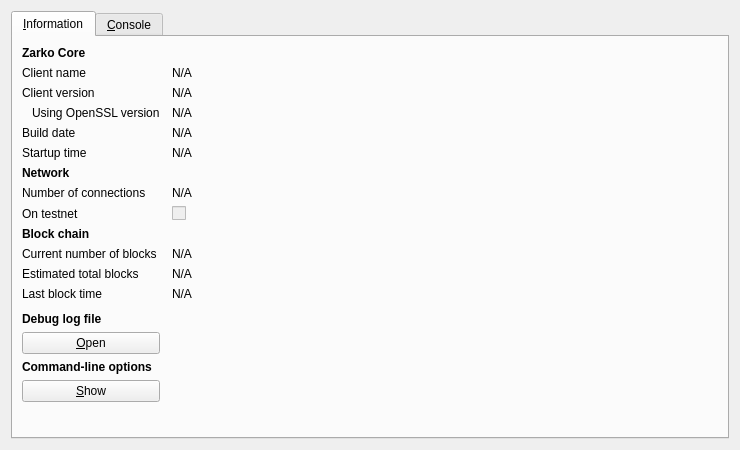
<?xml version="1.0" encoding="UTF-8"?>
<ui version="4.0">
 <class>RPCConsole</class>
 <widget class="QDialog" name="RPCConsole">
  <property name="geometry">
   <rect>
    <x>0</x>
    <y>0</y>
    <width>740</width>
    <height>450</height>
   </rect>
  </property>
  <property name="windowTitle">
   <string>Zarko - Debug window</string>
  </property>
  <layout class="QVBoxLayout" name="verticalLayout_2">
   <item>
    <widget class="QTabWidget" name="tabWidget">
     <property name="currentIndex">
      <number>0</number>
     </property>
     <widget class="QWidget" name="tab_info">
      <attribute name="title">
       <string>&amp;Information</string>
      </attribute>
      <layout class="QGridLayout" name="gridLayout" columnstretch="0,1">
       <property name="horizontalSpacing">
        <number>12</number>
       </property>
       <item row="0" column="0">
        <widget class="QLabel" name="label_9">
         <property name="font">
          <font>
           <weight>75</weight>
           <bold>true</bold>
          </font>
         </property>
         <property name="text">
          <string>Zarko Core</string>
         </property>
        </widget>
       </item>
       <item row="1" column="0">
        <widget class="QLabel" name="label_5">
         <property name="text">
          <string>Client name</string>
         </property>
        </widget>
       </item>
       <item row="1" column="1">
        <widget class="QLabel" name="clientName">
         <property name="cursor">
          <cursorShape>IBeamCursor</cursorShape>
         </property>
         <property name="text">
          <string>N/A</string>
         </property>
         <property name="textFormat">
          <enum>Qt::PlainText</enum>
         </property>
         <property name="textInteractionFlags">
          <set>Qt::LinksAccessibleByMouse|Qt::TextSelectableByKeyboard|Qt::TextSelectableByMouse</set>
         </property>
        </widget>
       </item>
       <item row="2" column="0">
        <widget class="QLabel" name="label_6">
         <property name="text">
          <string>Client version</string>
         </property>
        </widget>
       </item>
       <item row="2" column="1">
        <widget class="QLabel" name="clientVersion">
         <property name="cursor">
          <cursorShape>IBeamCursor</cursorShape>
         </property>
         <property name="text">
          <string>N/A</string>
         </property>
         <property name="textFormat">
          <enum>Qt::PlainText</enum>
         </property>
         <property name="textInteractionFlags">
          <set>Qt::LinksAccessibleByMouse|Qt::TextSelectableByKeyboard|Qt::TextSelectableByMouse</set>
         </property>
        </widget>
       </item>
       <item row="3" column="0">
        <widget class="QLabel" name="label_14">
         <property name="text">
          <string>Using OpenSSL version</string>
         </property>
         <property name="indent">
          <number>10</number>
         </property>
        </widget>
       </item>
       <item row="3" column="1">
        <widget class="QLabel" name="openSSLVersion">
         <property name="cursor">
          <cursorShape>IBeamCursor</cursorShape>
         </property>
         <property name="text">
          <string>N/A</string>
         </property>
         <property name="textFormat">
          <enum>Qt::PlainText</enum>
         </property>
         <property name="textInteractionFlags">
          <set>Qt::LinksAccessibleByMouse|Qt::TextSelectableByKeyboard|Qt::TextSelectableByMouse</set>
         </property>
        </widget>
       </item>
       <item row="4" column="0">
        <widget class="QLabel" name="label_12">
         <property name="text">
          <string>Build date</string>
         </property>
        </widget>
       </item>
       <item row="4" column="1">
        <widget class="QLabel" name="buildDate">
         <property name="cursor">
          <cursorShape>IBeamCursor</cursorShape>
         </property>
         <property name="text">
          <string>N/A</string>
         </property>
         <property name="textFormat">
          <enum>Qt::PlainText</enum>
         </property>
         <property name="textInteractionFlags">
          <set>Qt::LinksAccessibleByMouse|Qt::TextSelectableByKeyboard|Qt::TextSelectableByMouse</set>
         </property>
        </widget>
       </item>
       <item row="5" column="0">
        <widget class="QLabel" name="label_13">
         <property name="text">
          <string>Startup time</string>
         </property>
        </widget>
       </item>
       <item row="5" column="1">
        <widget class="QLabel" name="startupTime">
         <property name="cursor">
          <cursorShape>IBeamCursor</cursorShape>
         </property>
         <property name="text">
          <string>N/A</string>
         </property>
         <property name="textFormat">
          <enum>Qt::PlainText</enum>
         </property>
         <property name="textInteractionFlags">
          <set>Qt::LinksAccessibleByMouse|Qt::TextSelectableByKeyboard|Qt::TextSelectableByMouse</set>
         </property>
        </widget>
       </item>
       <item row="6" column="0">
        <widget class="QLabel" name="label_11">
         <property name="font">
          <font>
           <weight>75</weight>
           <bold>true</bold>
          </font>
         </property>
         <property name="text">
          <string>Network</string>
         </property>
        </widget>
       </item>
       <item row="7" column="0">
        <widget class="QLabel" name="label_7">
         <property name="text">
          <string>Number of connections</string>
         </property>
        </widget>
       </item>
       <item row="7" column="1">
        <widget class="QLabel" name="numberOfConnections">
         <property name="cursor">
          <cursorShape>IBeamCursor</cursorShape>
         </property>
         <property name="text">
          <string>N/A</string>
         </property>
         <property name="textFormat">
          <enum>Qt::PlainText</enum>
         </property>
         <property name="textInteractionFlags">
          <set>Qt::LinksAccessibleByMouse|Qt::TextSelectableByKeyboard|Qt::TextSelectableByMouse</set>
         </property>
        </widget>
       </item>
       <item row="8" column="0">
        <widget class="QLabel" name="label_8">
         <property name="text">
          <string>On testnet</string>
         </property>
        </widget>
       </item>
       <item row="8" column="1">
        <widget class="QCheckBox" name="isTestNet">
         <property name="enabled">
          <bool>false</bool>
         </property>
         <property name="text">
          <string/>
         </property>
        </widget>
       </item>
       <item row="9" column="0">
        <widget class="QLabel" name="label_10">
         <property name="font">
          <font>
           <weight>75</weight>
           <bold>true</bold>
          </font>
         </property>
         <property name="text">
          <string>Block chain</string>
         </property>
        </widget>
       </item>
       <item row="10" column="0">
        <widget class="QLabel" name="label_3">
         <property name="text">
          <string>Current number of blocks</string>
         </property>
        </widget>
       </item>
       <item row="10" column="1">
        <widget class="QLabel" name="numberOfBlocks">
         <property name="cursor">
          <cursorShape>IBeamCursor</cursorShape>
         </property>
         <property name="text">
          <string>N/A</string>
         </property>
         <property name="textFormat">
          <enum>Qt::PlainText</enum>
         </property>
         <property name="textInteractionFlags">
          <set>Qt::LinksAccessibleByMouse|Qt::TextSelectableByKeyboard|Qt::TextSelectableByMouse</set>
         </property>
        </widget>
       </item>
       <item row="11" column="0">
        <widget class="QLabel" name="label_4">
         <property name="text">
          <string>Estimated total blocks</string>
         </property>
        </widget>
       </item>
       <item row="11" column="1">
        <widget class="QLabel" name="totalBlocks">
         <property name="cursor">
          <cursorShape>IBeamCursor</cursorShape>
         </property>
         <property name="text">
          <string>N/A</string>
         </property>
         <property name="textFormat">
          <enum>Qt::PlainText</enum>
         </property>
         <property name="textInteractionFlags">
          <set>Qt::LinksAccessibleByMouse|Qt::TextSelectableByKeyboard|Qt::TextSelectableByMouse</set>
         </property>
        </widget>
       </item>
       <item row="12" column="0">
        <widget class="QLabel" name="label_2">
         <property name="text">
          <string>Last block time</string>
         </property>
        </widget>
       </item>
       <item row="12" column="1">
        <widget class="QLabel" name="lastBlockTime">
         <property name="cursor">
          <cursorShape>IBeamCursor</cursorShape>
         </property>
         <property name="text">
          <string>N/A</string>
         </property>
         <property name="textFormat">
          <enum>Qt::PlainText</enum>
         </property>
         <property name="textInteractionFlags">
          <set>Qt::LinksAccessibleByMouse|Qt::TextSelectableByKeyboard|Qt::TextSelectableByMouse</set>
         </property>
        </widget>
       </item>
       <item row="13" column="0">
        <spacer name="verticalSpacer_2">
         <property name="orientation">
          <enum>Qt::Vertical</enum>
         </property>
         <property name="sizeHint" stdset="0">
          <size>
           <width>20</width>
           <height>20</height>
          </size>
         </property>
        </spacer>
       </item>
       <item row="14" column="0">
        <widget class="QLabel" name="labelDebugLogfile">
         <property name="font">
          <font>
           <weight>75</weight>
           <bold>true</bold>
          </font>
         </property>
         <property name="text">
          <string>Debug log file</string>
         </property>
        </widget>
       </item>
       <item row="15" column="0">
        <widget class="QPushButton" name="openDebugLogfileButton">
         <property name="toolTip">
          <string>Open the Zarko debug log file from the current data directory. This can take a few seconds for large log files.</string>
         </property>
         <property name="text">
          <string>&amp;Open</string>
         </property>
         <property name="autoDefault">
          <bool>false</bool>
         </property>
        </widget>
       </item>
       <item row="16" column="0">
        <widget class="QLabel" name="labelCLOptions">
         <property name="font">
          <font>
           <weight>75</weight>
           <bold>true</bold>
          </font>
         </property>
         <property name="text">
          <string>Command-line options</string>
         </property>
        </widget>
       </item>
       <item row="17" column="0">
        <widget class="QPushButton" name="showCLOptionsButton">
         <property name="toolTip">
          <string>Show the Zarko-Qt help message to get a list with possible Zarko command-line options.</string>
         </property>
         <property name="text">
          <string>&amp;Show</string>
         </property>
         <property name="autoDefault">
          <bool>false</bool>
         </property>
        </widget>
       </item>
       <item row="18" column="0">
        <spacer name="verticalSpacer">
         <property name="orientation">
          <enum>Qt::Vertical</enum>
         </property>
         <property name="sizeHint" stdset="0">
          <size>
           <width>20</width>
           <height>40</height>
          </size>
         </property>
        </spacer>
       </item>
      </layout>
     </widget>
     <widget class="QWidget" name="tab_console">
      <attribute name="title">
       <string>&amp;Console</string>
      </attribute>
      <layout class="QVBoxLayout" name="verticalLayout_3">
       <property name="spacing">
        <number>3</number>
       </property>
       <item>
        <widget class="QTextEdit" name="messagesWidget">
         <property name="minimumSize">
          <size>
           <width>0</width>
           <height>100</height>
          </size>
         </property>
         <property name="readOnly">
          <bool>true</bool>
         </property>
         <property name="tabKeyNavigation" stdset="0">
          <bool>false</bool>
         </property>
         <property name="columnCount" stdset="0">
          <number>2</number>
         </property>
        </widget>
       </item>
       <item>
        <layout class="QHBoxLayout" name="horizontalLayout">
         <property name="spacing">
          <number>3</number>
         </property>
         <item>
          <widget class="QLabel" name="label">
           <property name="text">
            <string notr="true">&gt;</string>
           </property>
          </widget>
         </item>
         <item>
          <widget class="QLineEdit" name="lineEdit"/>
         </item>
         <item>
          <widget class="QPushButton" name="clearButton">
           <property name="maximumSize">
            <size>
             <width>24</width>
             <height>24</height>
            </size>
           </property>
           <property name="toolTip">
            <string>Clear console</string>
           </property>
           <property name="text">
            <string/>
           </property>
           <property name="icon">
            <iconset resource="../bitcoin.qrc">
             <normaloff>:/icons/remove</normaloff>:/icons/remove</iconset>
           </property>
           <property name="shortcut">
            <string notr="true">Ctrl+L</string>
           </property>
           <property name="autoDefault">
            <bool>false</bool>
           </property>
          </widget>
         </item>
        </layout>
       </item>
      </layout>
     </widget>
    </widget>
   </item>
  </layout>
 </widget>
 <resources>
  <include location="../bitcoin.qrc"/>
 </resources>
 <connections/>
</ui>
